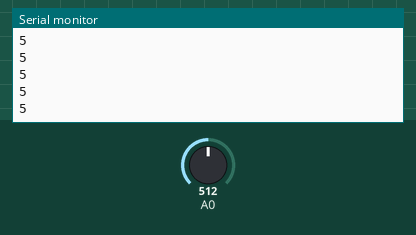
Bench run of a sketch on a simulated Arduino Uno, built with avr-gcc and run on an emulated ATmega328P. Shown: the last lines printed to the serial monitor. The test bench sets the inputs (shaded band); at power-on: A0 = 512.

Above: at 1.2 s.
1.3 s: A0 set to 716
At 1.31 s:
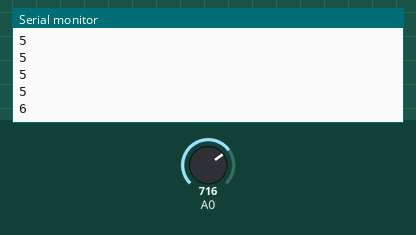
2.8 s: A0 set to 900
At 2.81 s:
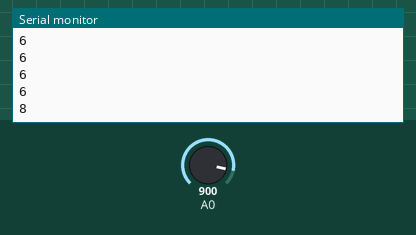
Timing chart, 0 to 5.8 s (numbered marks = the images above; inputs shaded):
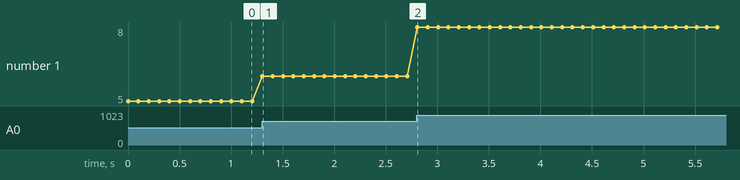

Measured:
- after the input at 1.3 s, the serial monitor: prints a new line at once (image 1)
- after the input at 2.8 s, the serial monitor: prints a new line at once (image 2)
- plotted number 1: 5 → 6 after the input at 1.3 s, 6 → 8 after the input at 2.8 s

The sketch:

funcionMap.ino
```cpp
int valor_num;

void setup()
{
  Serial.begin(9600);
}

void loop()
{
  int valor_pot = analogRead(A0);
  valor_num=map(valor_pot,0,1023,0,10);
  Serial.println(valor_num);
  delay(100);
}
```
